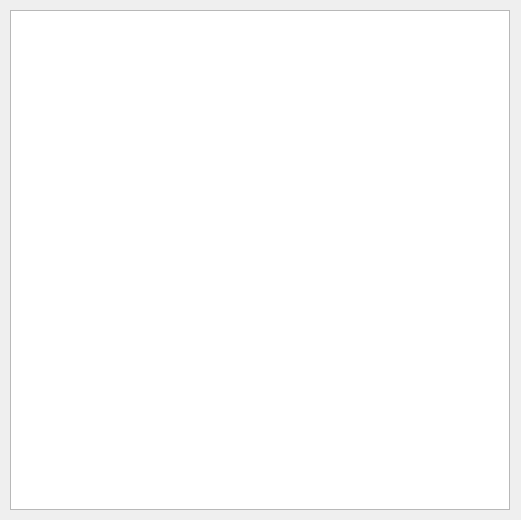
<?xml version="1.0" encoding="UTF-8"?>
<ui version="4.0">
 <class>Form</class>
 <widget class="QWidget" name="Form">
  <property name="geometry">
   <rect>
    <x>0</x>
    <y>0</y>
    <width>521</width>
    <height>520</height>
   </rect>
  </property>
  <property name="windowTitle">
   <string>Path Visualization and Control</string>
  </property>
  <widget class="QGraphicsView" name="map_graphicsView">
   <property name="geometry">
    <rect>
     <x>10</x>
     <y>10</y>
     <width>500</width>
     <height>500</height>
    </rect>
   </property>
   <property name="sizePolicy">
    <sizepolicy hsizetype="Fixed" vsizetype="Fixed">
     <horstretch>0</horstretch>
     <verstretch>0</verstretch>
    </sizepolicy>
   </property>
   <property name="minimumSize">
    <size>
     <width>500</width>
     <height>500</height>
    </size>
   </property>
   <property name="baseSize">
    <size>
     <width>500</width>
     <height>500</height>
    </size>
   </property>
   <property name="verticalScrollBarPolicy">
    <enum>Qt::ScrollBarAlwaysOff</enum>
   </property>
   <property name="horizontalScrollBarPolicy">
    <enum>Qt::ScrollBarAlwaysOff</enum>
   </property>
   <property name="sceneRect">
    <rectf>
     <x>0.000000000000000</x>
     <y>0.000000000000000</y>
     <width>500.000000000000000</width>
     <height>500.000000000000000</height>
    </rectf>
   </property>
  </widget>
 </widget>
 <resources/>
 <connections/>
 <slots>
  <slot>update_path_image()</slot>
  <slot>pure_pursuit()</slot>
  <slot>mpc()</slot>
  <slot>publish_path()</slot>
 </slots>
</ui>
